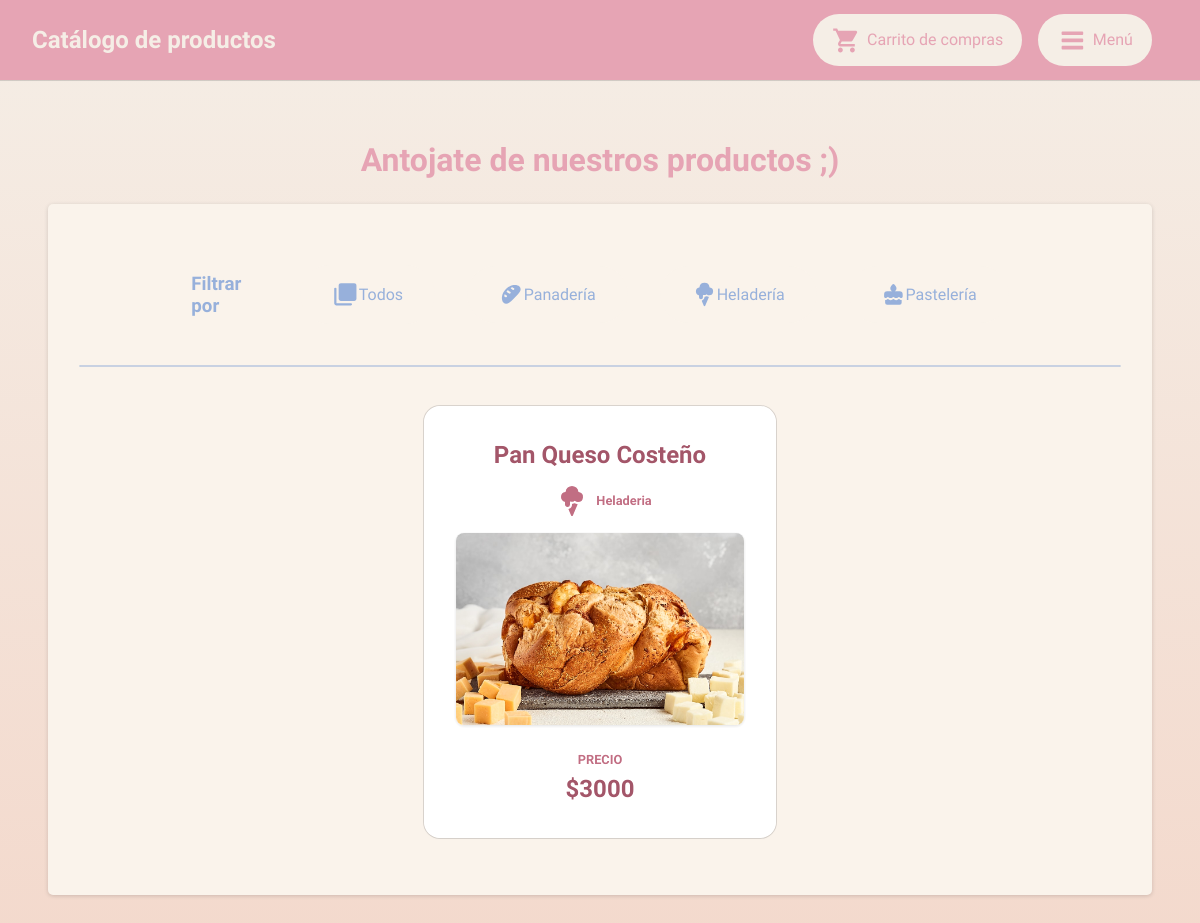
Screenshot of /catalogue.php?filter=2 with the database file from the repository.
### tables this page shows
CREATE TABLE `productdata` (
  `product_id` int(11) NOT NULL,
  `product_name` varchar(50) NOT NULL,
  `product_desc` varchar(100) NOT NULL,
  `product_uniprice` int(20) NOT NULL,
  `product_ingredients` varchar(200) NOT NULL,
  `product_category` varchar(50) NOT NULL,
  `product_image` varchar(50) NOT NULL
);

### common/products.php (the view)
<?php
if (isset($_GET["filter"])) {
    $filter = $_GET["filter"];
    $category = ['', 'Panaderia', 'Heladeria', 'Pasteleria'];
    show($conn, $category, $filter);
}
function show($conn, $category, $filter)
{
    if ($filter > 0) {
        $sql = "SELECT * FROM productdata WHERE product_category = '$category[$filter]'";
    } elseif ($filter == 0) {
        $sql = "SELECT * FROM productdata";
    }
    $result = $conn->query($sql);
    printItems($result);
}
function printItems($result)
{
    if ($result->num_rows > 0) {
        while ($row = $result->fetch_assoc()) {
            $product_id = $row["product_id"];
            $product_name = $row["product_name"];
            $product_uniprice = $row["product_uniprice"];
            $product_category = $row["product_category"];
            $product_image = $row["product_image"];
            echo "
            <a href='viewproduct.php?id=" . $product_id . "' class='catalog-product'>
                <ptitle>
                    " . $product_name . "
                </ptitle>
                <ptitle type='sub'>
                    <script>
                        document.write(" . $product_category . ");
                    </script>
                    " . $product_category . "
                </ptitle>
                <img src='files/products/" . $product_image . "' type='catalog'><br>
                <ptitle type='sub'>
                    PRECIO
                </ptitle>
                <ptitle>$" . $product_uniprice . "</ptitle>
            </a>
        ";
        }
    } else {
        echo "
    <img src='files/looking-around.gif' type='bbanner'>
    ";
    }
}

### style.css (style rules this page uses)
:root { --co1: #F5EEE6; --co2: #FFF8E3; --co3: #F3D7CA; --co4: #E6A4B4; --co5: #E1F0DA; --co6: #ACFADF; --co7: #94ADD7; --co8: #7C73C0; --co4u: #a05467; --co4b: #bd6c80; --co4ba: rgb(189, 108, 128, 70%); --lightshadow: rgba(0, 0, 0, 0.24) 0px 3px 8px; --lightshadow2: rgba(0, 0, 0, 0.24) 0px 6px 11px; --shadow2: rgba(100, 100, 111, 0.2) 0px 7px 29px 0px; --brdshdw1: rgba(0, 0, 0, 0.16) 0px 1px 4px; --brdshdw2: rgba(0, 0, 0, 0.02) 0px 1px 3px 0px, rgba(27, 31, 35, 0.15) 0px 0px 0px 1px; --border01: 2px solid var(--co4); -webkit-user-drag: none; }
* { font-family: "Grandstander"; color: var(--co1); min-width: 0; user-select: none; }
a { cursor: pointer; text-decoration: none; font-weight: bold; }
body { background: linear-gradient(180deg, var(--co1) 0%, var(--co3)); margin: 0; color: var(--co8); }
img[type="catalog"] { margin: 0; width: 18rem; height: 12rem; object-fit: cover; border-radius: 0.5rem; box-shadow: var(--brdshdw1); }
.catalog-product { pointer-events: visible; cursor: pointer; background-color: #FFF; padding: 1rem; width: 20rem; height: 25rem; border-radius: 1rem; box-shadow: var(--brdshdw2); display: flex; flex-direction: column; align-items: center; justify-content: center; text-align: center; }
.catalog-product * { margin: 0.5rem !important; }
ptitle { font-size: 1.5em; color: var(--co4u) !important; display: flex; flex-direction: row; justify-content: center; align-items: center; width: 100%; }
ptitle[type="sub"] { font-family: "Alata"; margin: 0 !important; padding: 0 !important; color: var(--co4b) !important; font-size: 0.8em; }
.undernav * { color: var(--co4); margin: 0.8rem; }

### rows the page displays
productdata: product_name "Pan Queso Costeño", product_category "Heladeria", product_image (picture), product_uniprice "3000"

### other values shown
$pagename "Catálogo de productos"
